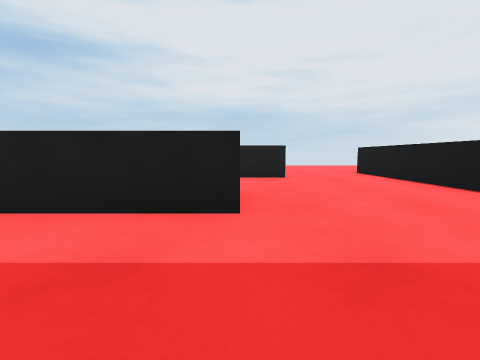
[1] (above)

19 first-person views from a walk through a Unity game level. The camera is 0.68 m above the floor, tilts 6° down and sees 90° across. The floor is counted in squares, 1 m on a side. Each view is taken from the middle of a square. On the plan, view 1 faces up. The plan holds only what a view shows up to about 9 squares ahead; the rest is blank. The place goes on beyond the plan. The player character is not drawn.

[2]
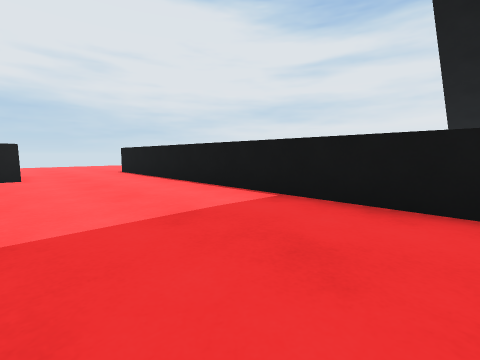

[3]
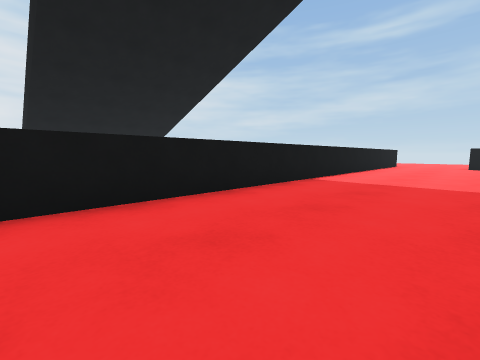

[4]
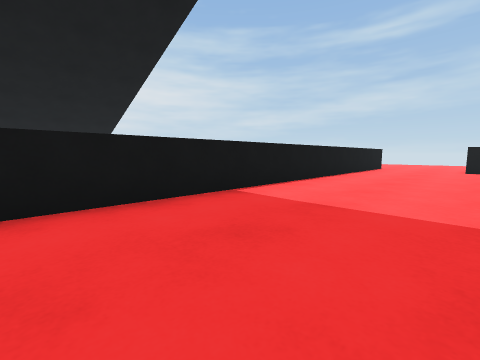

[5]
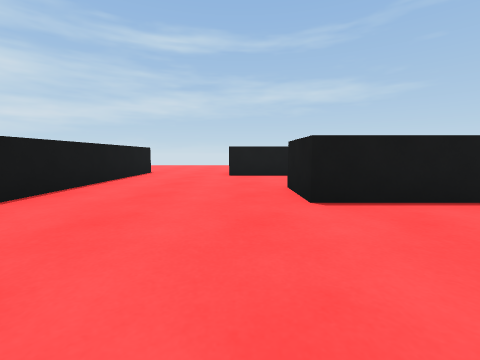

[6]
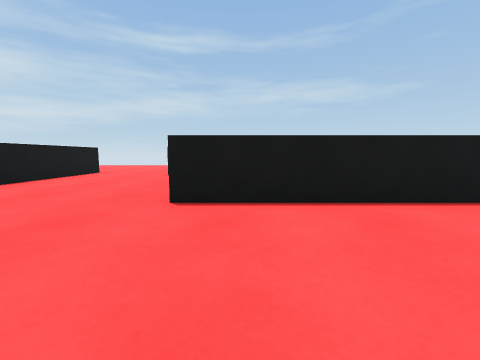

[7]
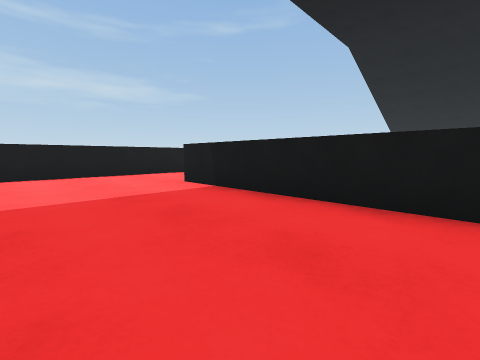

[8]
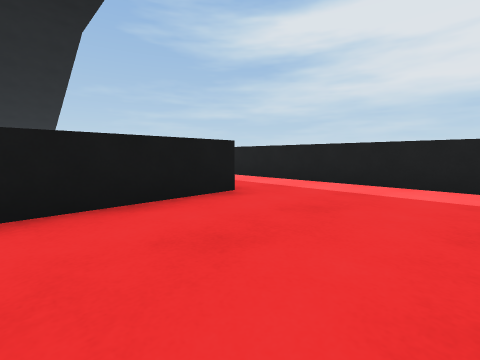

[9]
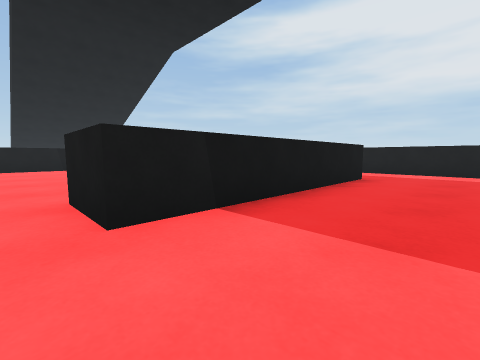

[10]
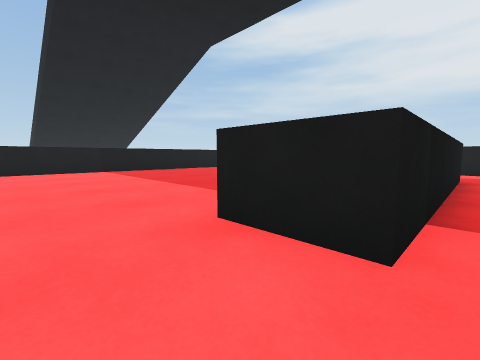

[11]
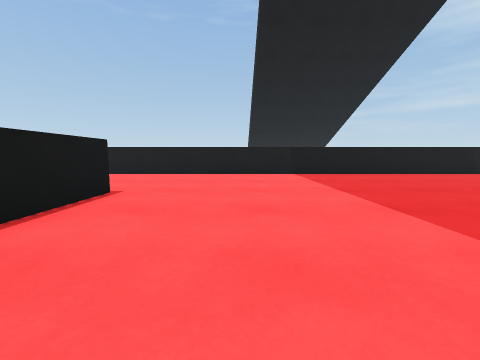

[12]
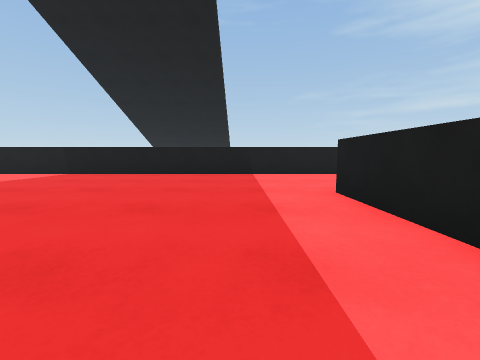

[13]
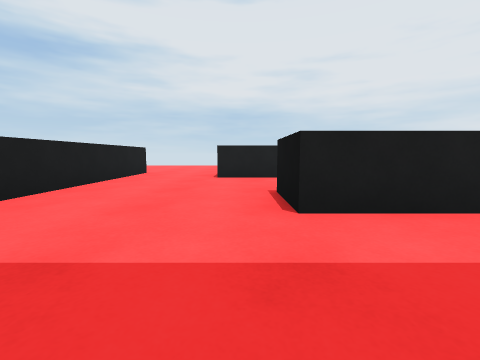

[14]
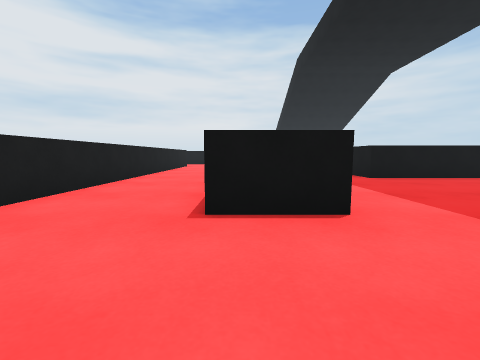

[15]
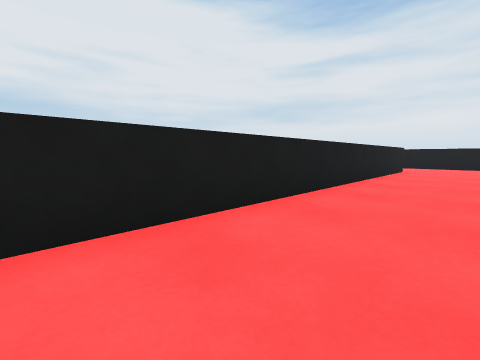

[16]
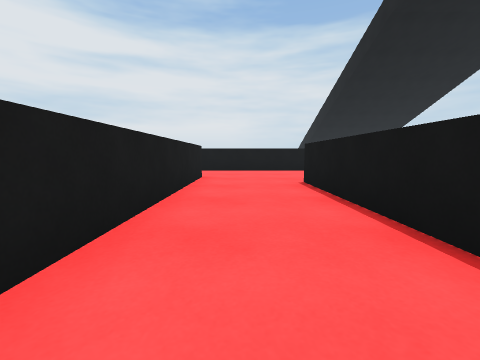

[17]
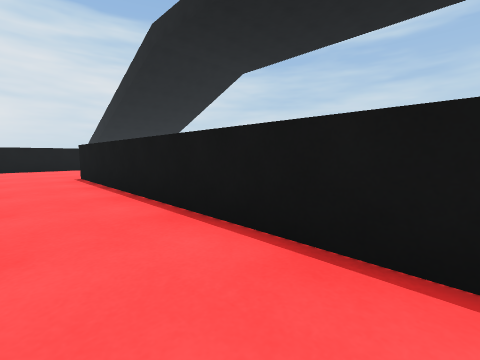

[18]
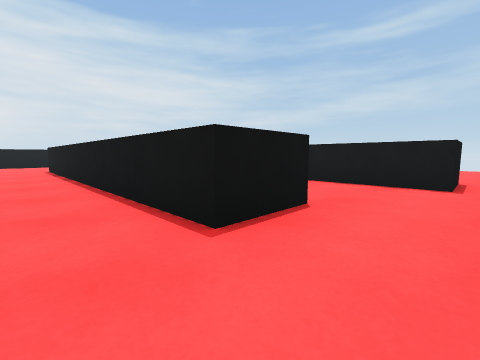

[19]
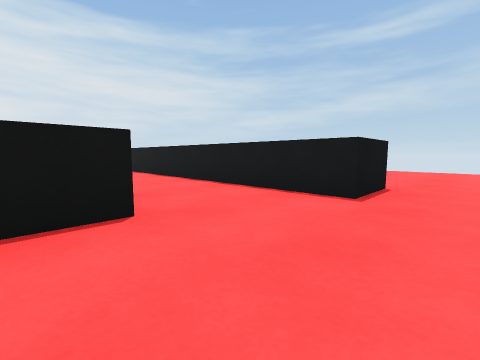

### Floor plan
Points are (right, up) in squares from view 1. A wall is a line through its corners. A room is listed if a view was taken in it or the views show most of it. See-through windows are left out.
Room 1 (views 1, 2, 3, 4, 5, 6, 7, 8, 9, 10)
walls: (-4.3, 0.2) (-4.3, -6.4); (0, 2.7) (-4.4, 2.7); (-4.4, -9.4) (0, -9.4) (0, -11.1); (0.4, -13.8) (1.4, -13.8); (4.4, -15.1) (4.4, 5.5)
ways out: opening at (-5.5, 1.5) to room 2; opening at (-5, -8) to room 2; opening at (0, -12.5) to room 2; opening at (0.5, 5.5) to room 2; opening at (3, 6.3)
Room 2 (views 11, 12, 13, 14, 15, 16, 17, 18, 19)
walls: (-6, -3.1) (-6, 0.2) (-4.9, 0.2); (-4.3, -6.4) (-6, -6.4); (-10.3, -11.1) (-10.3, -9.4) (-4.4, -9.4); (-4.4, 2.7) (-10.3, 2.7) (-10.3, 4.5); (-8.1, 4.4) (0, 4.4); (-14.5, 5.6) (-14.5, -11.8); (-11.7, -15.5) (-11.7, -13.8) (-4, -13.8); (-0.6, -13.8) (0.4, -13.8); (1.4, 7.2) (-11.8, 7.2)
ways out: opening at (-5.5, 1.5) to room 1; opening at (-5, -8) to room 1; opening at (0, -12.5) to room 1; opening at (0.5, 5.5) to room 1; opening at (-13, -16); opening at (-13, 6.3); opening at (2, 6)

Where each view was taken, in squares from view 1:
view 1: 0 up, 0 right, facing up
view 2: 1 down, 1 right, facing up-right
view 3: 1 up, 1 right, facing down-right
view 4: 2 down, 1 right, facing down-right
view 5: 6 down, 1 right, facing down
view 6: 6 down, 1 left, facing down
view 7: 1 down, 1 left, facing down-left
view 8: 3 down, 1 left, facing up-left
view 9: 7 down, 2 left, facing up-left
view 10: 8 down, 4 left, facing up-left
view 11: 7 down, 6 left, facing left
view 12: 1 up, 6 left, facing left
view 13: 0 up, 11 left, facing up
view 14: 4 up, 13 left, facing right
view 15: 5 up, 10 left, facing up-right
view 16: 6 up, 6 left, facing right
view 17: 6 up, 8 left, facing down-right
view 18: 8 down, 12 left, facing down-right
view 19: 10 down, 13 left, facing down-right
